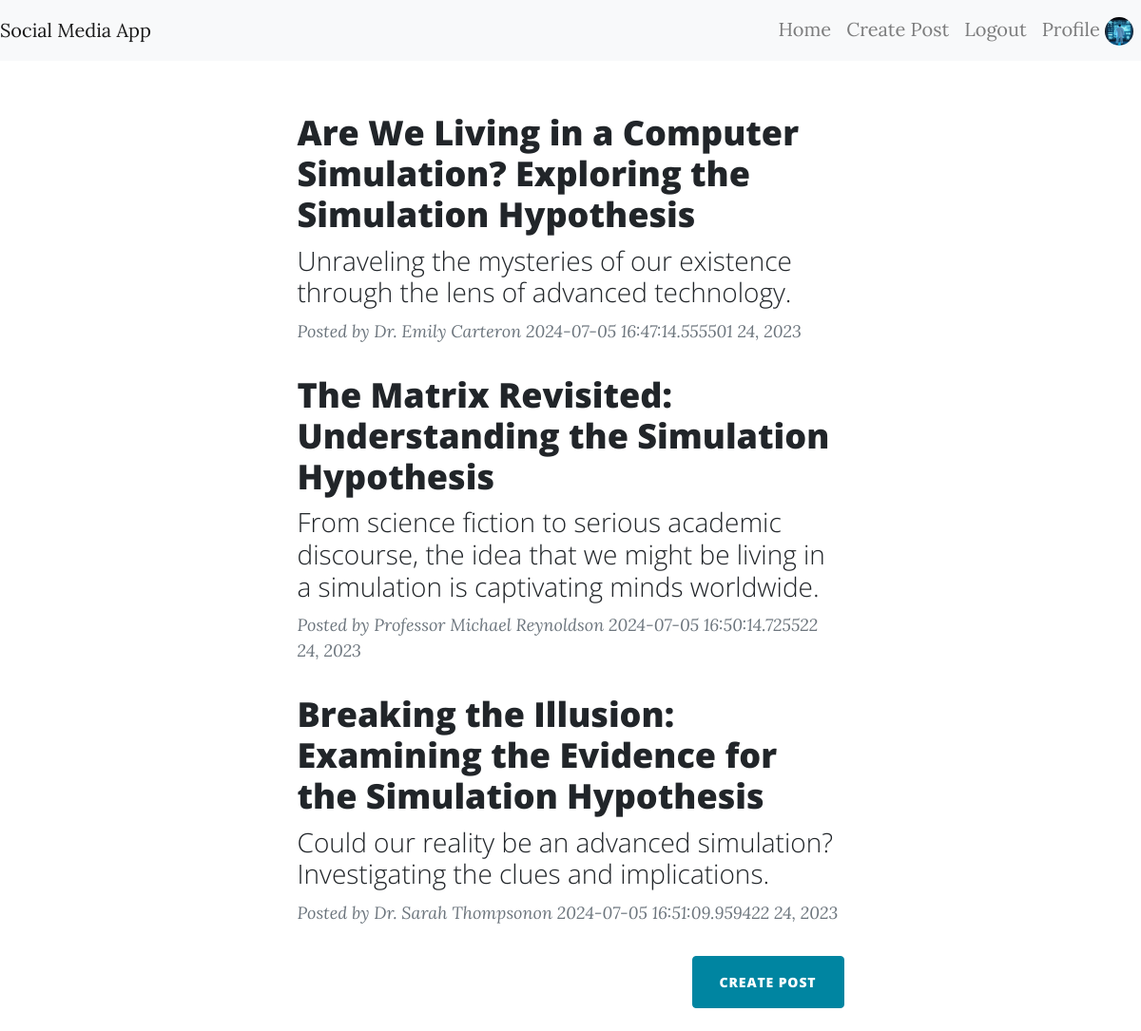
The page / (signed in) on the database its author committed.
### database.py (models this page shows, shortened)
class Users(db.Model, UserMixin):
    __tablename__ = "users"
    id = Column(db.Integer, primary_key=True)
    username = Column(db.String, unique=True)
    email = Column(db.String, unique=True)
    password = Column(String)
    fullname = Column(String)
    profile_picture = Column(db.String(150), nullable=True)
    posts = db.relationship("Post", backref="authors", lazy=True)

class Post(db.Model):
    __tablename__ = "posts"
    id = db.Column(db.Integer, primary_key=True)
    title = db.Column(db.String(150))
    author = db.Column(db.String)
    subtitle = db.Column(db.String)
    content = db.Column(db.Text)
    time = db.Column(db.DateTime, nullable=False, default=datetime)
    user_id = db.Column(db.Integer, db.ForeignKey("users.id"), nullable=True)
    comments = db.relationship("CommentDatabase", backref="post", lazy=True)

### Routes.py (the view)
@app.route("/")
def home():
    posts = Post.query.all()
    return render_template("/index.html", post=posts)

### Routes.py (called while the page is built)
@login_manager.user_loader
def user_loader(user_id):
    return Users.query.get(int(user_id))

### templates/index.html (shortened to what this page needs)
{% extends "layout.html" %}
        {% block content %}
        <div class="container px-4 px-lg-5">
            <div class="row gx-4 gx-lg-5 justify-content-center">
                <div class="col-md-10 col-lg-8 col-xl-7">
                    {% for posts in post %}
                    <div class="post-preview">
                        <a href="{{ url_for('show_posts', sno=posts.id) }}">
                            <h2 class="post-title">{{ posts.title }}</h2>
                            <h3 class="post-subtitle">{{ posts.subtitle }}</h3>
                        </a>
                        <p class="post-meta">
                            Posted by
                            <a>{{ posts.author }}</a>on {{posts.time}} 24, 2023
                        </p>
                    </div>
                    {% endfor %}
                    {% if current_user.is_authenticated %}
                    <div class="d-flex justify-content-end mb-4">
                        <a class="btn btn-primary text-uppercase" href="{{url_for('create_post')}}">Create Post</a></div>
                </div>
                {% endif %}
            </div>
        </div>
{% endblock %}

### templates/layout.html (shortened to what this page needs)
<!DOCTYPE html>
<html lang="en">
   <head>
      <link rel="stylesheet" href="https://stackpath.bootstrapcdn.com/bootstrap/4.5.2/css/bootstrap.min.css">
      <link href="{{ url_for('static', filename='css/styles.css') }}" rel="stylesheet">
   </head>
   <body>
      <nav class="navbar navbar-expand-lg navbar-light bg-light">
         <a class="navbar-brand" href="{{ url_for('home') }}">Social Media App</a>
         <div class="collapse navbar-collapse" id="navbarNav">
            <ul class="navbar-nav ml-auto">
               <li class="nav-item"><a class="nav-link" href="{{ url_for('home') }}">Home</a></li>
               {% if current_user.is_authenticated %}
               <li class="nav-item"><a class="nav-link" href="{{ url_for('create_post') }}">Create Post</a></li>
               <li class="nav-item"><a class="nav-link" href="{{ url_for('logout') }}">Logout</a></li>
               <li class="nav-item">
                  <a class="nav-link" href="{{ url_for('profile') }}">
                  Profile
                  {% if current_user.profile_picture %}
                  <img src="{{ url_for('static', filename='images/' ~ current_user.profile_picture) }}"
                       class="rounded-circle" style="width: 30px; height: 30px;">
                  {% else %}
                  <img src="{{ url_for('static', filename='images/user.png') }}"
                       class="rounded-circle" style="width: 30px; height: 30px;">
                  {% endif %}
                  </a>
               </li>
               {% else %}
               <li class="nav-item"><a class="nav-link" href="{{ url_for('register') }}">Register</a></li>
               <li class="nav-item"><a class="nav-link" href="{{ url_for('login') }}">Login</a></li>
               {% endif %}
            </ul>
         </div>
      </nav>
      <div class="container mt-4">
         {% block content %}
         {% endblock %}
      </div>
   </body>
</html>

### rows shown on the page
Users: profile_picture (picture)
Post: title "Are We Living in a Computer Simulation? Exploring the Simulation Hypothesis", subtitle "Unraveling the mysteries of our existence through the lens of advanced technology.", author "Dr. Emily Carter", time "2024-07-05 16:47:14.555501"
Post: title "The Matrix Revisited: Understanding the Simulation Hypothesis", subtitle "From science fiction to serious academic discourse, the idea that we might be living in a simulation is captivating minds worldwide.", author "Professor Michael Reynolds", time "2024-07-05 16:50:14.725522"
Post: title "Breaking the Illusion: Examining the Evidence for the Simulation Hypothesis", subtitle "Could our reality be an advanced simulation? Investigating the clues and implications.", author "Dr. Sarah Thompson", time "2024-07-05 16:51:09.959422"
